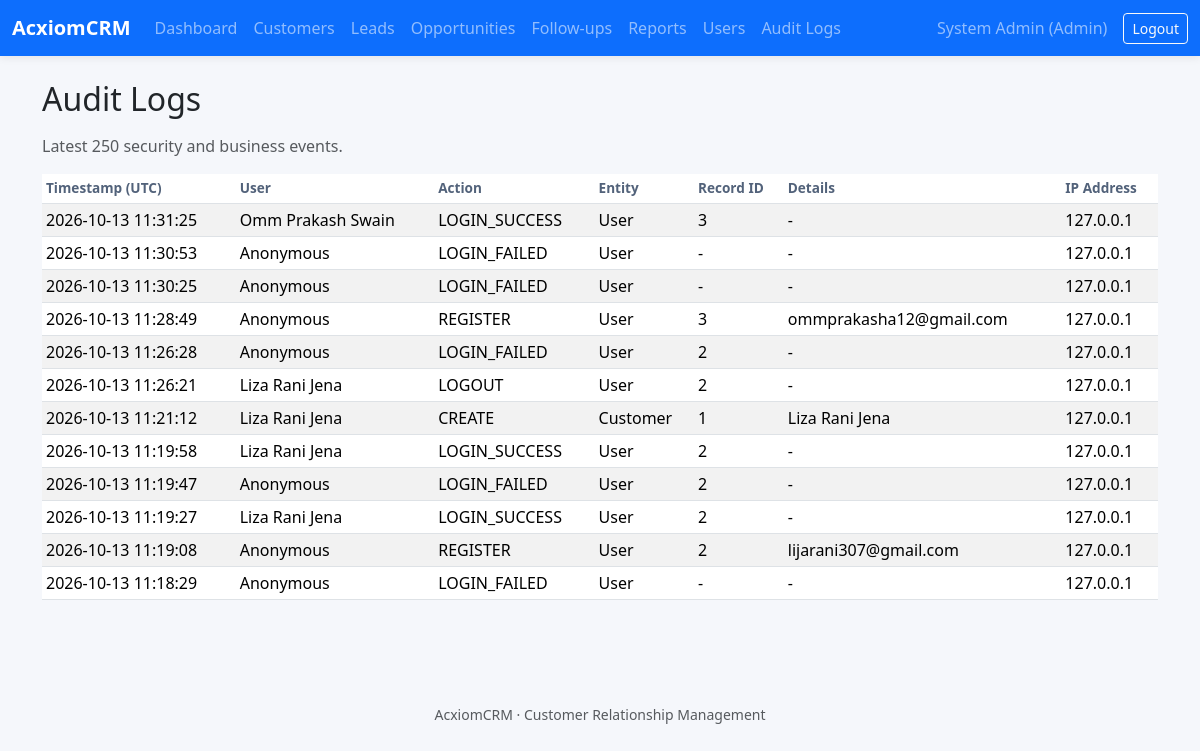
Page /audit-logs (signed in) on the committed database.
### models.py (models this page shows, shortened)
class User(UserMixin, db.Model):
    id = db.Column(db.Integer, primary_key=True)
    name = db.Column(db.String(100), nullable=False)
    email = db.Column(db.String(120), unique=True, nullable=False, index=True)
    password_hash = db.Column(db.String(255), nullable=False)
    role = db.Column(db.String(30), nullable=False, default="SalesExecutive")
    active = db.Column(db.Boolean, default=True)
    failed_logins = db.Column(db.Integer, default=0)
    locked_until = db.Column(db.DateTime)
    created_at = db.Column(db.DateTime, default=datetime.utcnow)

class AuditLog(db.Model):
    id = db.Column(db.Integer, primary_key=True)
    user_id = db.Column(db.Integer, db.ForeignKey("user.id"))
    action = db.Column(db.String(50), nullable=False)
    entity_name = db.Column(db.String(50), nullable=False)
    record_id = db.Column(db.Integer)
    old_value = db.Column(db.Text)
    new_value = db.Column(db.Text)
    created_at = db.Column(db.DateTime, default=datetime.utcnow)
    ip_address = db.Column(db.String(50))
    user = db.relationship("User")

### app.py (the view)
@app.route("/audit-logs")
@roles_required("Admin")
def audit_logs():
    rows = AuditLog.query.order_by(AuditLog.created_at.desc()).limit(250).all()
    return render_template("audit_logs.html", rows=rows)

### app.py (called while the page is built)
@login_manager.user_loader
def load_user(user_id):
    return db.session.get(User, int(user_id))

def roles_required(*roles):
    def decorator(view):
        @wraps(view)
        @login_required
        def wrapped(*args, **kwargs):
            if current_user.role not in roles:
                abort(403)
            return view(*args, **kwargs)
        return wrapped
    return decorator

### templates/audit_logs.html
{% extends "base.html" %}{% block title %}Audit Logs | AcxiomCRM{% endblock %}
{% block content %}<h2 class="mb-3">Audit Logs</h2><p class="text-muted">Latest 250 security and business events.</p>
<div class="table-responsive"><table class="table table-sm table-striped"><thead><tr><th>Timestamp (UTC)</th><th>User</th><th>Action</th><th>Entity</th><th>Record ID</th><th>Details</th><th>IP Address</th></tr></thead><tbody>{% for x in rows %}<tr><td>{{ x.created_at.strftime('%Y-%m-%d %H:%M:%S') }}</td><td>{{ x.user.name if x.user else 'Anonymous' }}</td><td>{{ x.action }}</td><td>{{ x.entity_name }}</td><td>{{ x.record_id or '-' }}</td><td>{{ x.new_value or x.old_value or '-' }}</td><td>{{ x.ip_address or '-' }}</td></tr>{% else %}<tr><td colspan="7">No audit entries.</td></tr>{% endfor %}</tbody></table></div>{% endblock %}

### templates/base.html (shortened to what this page needs)
<!doctype html>
<html lang="en">
<head>
  <link href="https://cdn.jsdelivr.net/npm/bootstrap@5.3.3/dist/css/bootstrap.min.css" rel="stylesheet">
  <link href="{{ url_for('static', filename='css/style.css') }}" rel="stylesheet">
</head>
<body>
<nav class="navbar navbar-expand-lg navbar-dark bg-primary">
 <div class="container-fluid"><a class="navbar-brand fw-bold" href="{{ url_for('home') }}">AcxiomCRM</a>
 {% if current_user.is_authenticated %}
 <div class="collapse navbar-collapse" id="nav"><ul class="navbar-nav me-auto">
 <li class="nav-item"><a class="nav-link" href="{{ url_for('dashboard') }}">Dashboard</a></li>
 <li class="nav-item"><a class="nav-link" href="{{ url_for('customers') }}">Customers</a></li>
 <li class="nav-item"><a class="nav-link" href="{{ url_for('leads') }}">Leads</a></li>
 <li class="nav-item"><a class="nav-link" href="{{ url_for('opportunities') }}">Opportunities</a></li>
 <li class="nav-item"><a class="nav-link" href="{{ url_for('followups') }}">Follow-ups</a></li>
 <li class="nav-item"><a class="nav-link" href="{{ url_for('reports') }}">Reports</a></li>
 {% if current_user.role == 'Admin' %}<li class="nav-item"><a class="nav-link" href="{{ url_for('users') }}">Users</a></li><li class="nav-item"><a class="nav-link" href="{{ url_for('audit_logs') }}">Audit Logs</a></li>{% endif %}
 </ul><span class="navbar-text me-3">{{ current_user.name }} ({{ current_user.role }})</span>
 <form method="post" action="{{ url_for('logout') }}"><input type="hidden" name="csrf_token" value="{{ csrf_token() }}"><button class="btn btn-outline-light btn-sm">Logout</button></form>
 </div>{% endif %}</div>
</nav>
<main class="container py-4">
 {% block content %}{% endblock %}
</main>
<footer class="text-center text-muted small py-3">AcxiomCRM · Customer Relationship Management</footer>
</body></html>

### static/css/style.css (style rules this page uses)
body { background: #f5f7fb; min-height: 100vh; }
.navbar { box-shadow: 0 2px 8px rgba(0,0,0,.08); }
.table { background: white; }
.table thead th { color: #52627a; font-size: .85rem; white-space: nowrap; }
footer { margin-top: 3rem; }

### rows in the picture
User: name "System Admin", role "Admin"
AuditLog: created_at "2026-10-13 11:31:25", user "Omm Prakash Swain", action "LOGIN_SUCCESS", entity_name "User", record "3", new_value+old_value "-", ip_address "127.0.0.1"
AuditLog: created_at "2026-10-13 11:30:53", user "Anonymous", action "LOGIN_FAILED", entity_name "User", record_id "-", new_value+old_value "-", ip_address "127.0.0.1"
AuditLog: created_at "2026-10-13 11:30:25", user "Anonymous", action "LOGIN_FAILED", entity_name "User", record_id "-", new_value+old_value "-", ip_address "127.0.0.1"
AuditLog: created_at "2026-10-13 11:28:49", user "Anonymous", action "REGISTER", entity_name "User", record "3", new_value "ommprakasha12@gmail.com", ip_address "127.0.0.1"
AuditLog: created_at "2026-10-13 11:26:28", user "Anonymous", action "LOGIN_FAILED", entity_name "User", record "2", new_value+old_value "-", ip_address "127.0.0.1"
AuditLog: created_at "2026-10-13 11:26:21", user "Liza Rani Jena", action "LOGOUT", entity_name "User", record "2", new_value+old_value "-", ip_address "127.0.0.1"
AuditLog: created_at "2026-10-13 11:21:12", user "Liza Rani Jena", action "CREATE", entity_name "Customer", record "1", new_value "Liza Rani Jena", ip_address "127.0.0.1"
AuditLog: created_at "2026-10-13 11:19:58", user "Liza Rani Jena", action "LOGIN_SUCCESS", entity_name "User", record "2", new_value+old_value "-", ip_address "127.0.0.1"
AuditLog: created_at "2026-10-13 11:19:47", user "Anonymous", action "LOGIN_FAILED", entity_name "User", record "2", new_value+old_value "-", ip_address "127.0.0.1"
AuditLog: created_at "2026-10-13 11:19:27", user "Liza Rani Jena", action "LOGIN_SUCCESS", entity_name "User", record "2", new_value+old_value "-", ip_address "127.0.0.1"
AuditLog: created_at "2026-10-13 11:19:08", user "Anonymous", action "REGISTER", entity_name "User", record "2", new_value "lijarani307@gmail.com", ip_address "127.0.0.1"
AuditLog: created_at "2026-10-13 11:18:29", user "Anonymous", action "LOGIN_FAILED", entity_name "User", record_id "-", new_value+old_value "-", ip_address "127.0.0.1"
